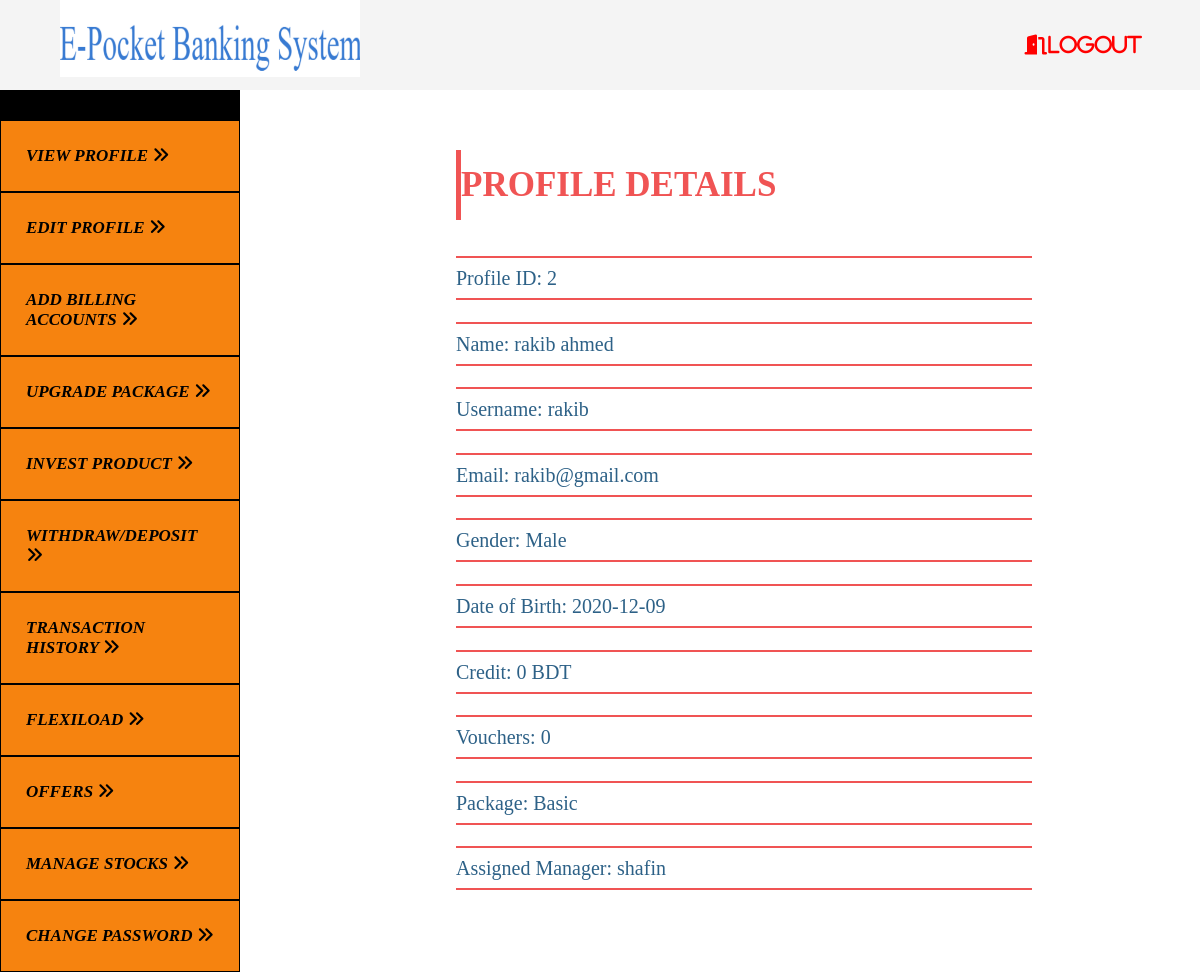
Page /view/view_client_profile.php (signed in) on the committed database.
### tables this page shows
CREATE TABLE `client` (
  `c_id` int(11) NOT NULL,
  `c_name` varchar(50) NOT NULL,
  `c_password` varchar(50) NOT NULL,
  `c_username` varchar(30) NOT NULL,
  `c_email` varchar(50) NOT NULL,
  `c_gender` varchar(10) NOT NULL,
  `c_dob` date NOT NULL,
  `c_credit` double DEFAULT 0,
  `vouchers` int(11) NOT NULL DEFAULT 0,
  `c_package` varchar(20) NOT NULL DEFAULT 'Basic',
  `c_assigned_manager` varchar(30) NOT NULL,
  `is_blocked` varchar(15) NOT NULL DEFAULT 'false',
  `warning` varchar(10) NOT NULL DEFAULT 'false',
  `markBan` varchar(10) NOT NULL DEFAULT 'false'
);

### models/clientService.php (called while the page is built, shortened)
<?php
function getUserInformation($username){
		$conn = getConnection('localhost', 'root', '', 'e_pocket_system');
		$sql = "select * from client where c_username = '$username'";
		$result = mysqli_query($conn, $sql);
		$userInfo =[];
		while($data = mysqli_fetch_assoc($result)){
			array_push($userInfo, $data);
		}
		return $userInfo;
	}
?>

### view/view_client_profile.php (the view, shortened to what this page needs)
<?php
    require_once('../models/clientService.php');
    $userInformation = getUserInformation($_COOKIE['username']);
?>
<!DOCTYPE html>
<html lang="en">
<head>
    <link rel="stylesheet" href="../assets/css/client/navigation.css">
    <link rel="stylesheet" href="../assets/css/client/view.css">
</head>
<body>
    <div class="navbar">
        <div class="nav-logo-section">
            <a href="client_home.php"><img src="../assets/gallery/logo.jpg" alt="Logo" width="300px"></a>
        </div>
        <div class="nav-link-section">
            <ul>
                <li><a href="../php/logout.php"><i class="fas fa-door-open">Logout</i></a></li>
            </ul>
        </div>
    </div>
    <div class="page-navigation">
        <div class="block" style="background-color: black; height: 30px;"></div>
        <a href="view_client_profile.php">View Profile <i class="fas fa-angle-double-right"></i></a>
        <a href="edit_client_profile.php">Edit Profile <i class="fas fa-angle-double-right"></i></a>
        <a href="client_billing_account.php">Add Billing Accounts <i class="fas fa-angle-double-right"></i></a>
        <a href="client_packages.php">Upgrade Package <i class="fas fa-angle-double-right"></i></a>
        <a href="client_products.php">Invest Product <i class="fas fa-angle-double-right"></i></a>
        <a href="client_withdraw_deposit.php">Withdraw/Deposit <i class="fas fa-angle-double-right"></i></a>
        <a href="client_transaction.php">Transaction History <i class="fas fa-angle-double-right"></i></a>
        <a href="client_flexiload.php">Flexiload <i class="fas fa-angle-double-right"></i></a>
        <a href="client_offers.php">Offers <i class="fas fa-angle-double-right"></i></a>
        <a href="client_manage_stock_products.php">Manage Stocks <i class="fas fa-angle-double-right"></i></a>
        <a href="client_change_password.php">Change Password <i class="fas fa-angle-double-right"></i></a>
    </div>
    <div class="page-content">
        <h1>Profile Details</h1>
        <p>Profile ID: <?=$userInformation[0]['c_id']?></p>
        <p>Name: <?=$userInformation[0]['c_name']?></p>
        <p>Username: <?=$userInformation[0]['c_username']?></p>
        <p>Email: <?=$userInformation[0]['c_email']?></p>
        <p>Gender: <?=$userInformation[0]['c_gender']?></p>
        <p>Date of Birth: <?=$userInformation[0]['c_dob']?></p>
        <p>Credit: <?=$userInformation[0]['c_credit']?> BDT</p>
        <p>Vouchers: <?=$userInformation[0]['vouchers']?></p>
        <p>Package: <?=$userInformation[0]['c_package']?></p>
        <p>Assigned Manager: <?=$userInformation[0]['c_assigned_manager']?></p>
    </div>
</body>
</html>

### assets/css/client/navigation.css (style rules this page uses)
* { margin: 0; padding: 0; }
.navbar { overflow: hidden; background-color: #f4f4f4; padding: 0 5%; line-height: 2; }
.nav-logo-section { float: left; width: 40% }
.nav-logo-section img { height: 4.8125rem; float: left; }
.nav-link-section { float: left; width: 60%; padding-left: 47%; box-sizing: border-box; }
.nav-link-section ul { list-style: none; }
.nav-link-section ul li { display: inline-block; padding: 1.5625rem; font-size: 1.25rem; }
.nav-link-section ul li a { text-decoration: none; color: red; font-style: italic; font-size: 20px; text-transform: uppercase; }
.page-navigation { width: 20%; background-color: #f6830f; display: inline-block; }
.page-navigation a { display: block; text-decoration: none; padding: 25px; text-transform: uppercase; font-size: 17px; color: black; border: 1px solid black; font-style: oblique; font-weight: bold; }
.page-content { display: inline-block; position: absolute; margin-top: 5%; margin-left: 15%; width: 45%; }

### assets/css/client/view.css (style rules this page uses)
.page-content { width: 60%; line-height: 2; }
.page-content h1 { margin-left: 5%; font-size: 35px; margin-bottom: 5%; border-left: 5px solid #f05454; text-transform: uppercase; color: #f05454; }
.page-content p { margin-bottom: 3%; font-size: 20px; margin-left: 5%; border-top: 2px solid #f05454; border-bottom: 2px solid #f05454; width: 80%; color: #2d6187; }

### rows in the picture
client: c_id "2", c_name "rakib ahmed", c_username "rakib", c_email "rakib@gmail.com", c_gender "Male", c_dob "2020-12-09", c_credit "0", vouchers "0", c_package "Basic", c_assigned_manager "shafin"
